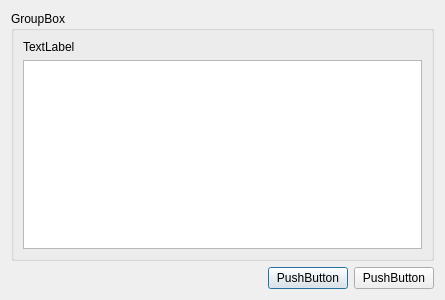
<?xml version="1.0" encoding="UTF-8"?>
<ui version="4.0">
 <class>Dialog</class>
 <widget class="QDialog" name="Dialog">
  <property name="geometry">
   <rect>
    <x>0</x>
    <y>0</y>
    <width>445</width>
    <height>300</height>
   </rect>
  </property>
  <property name="windowTitle">
   <string>Dialog</string>
  </property>
  <layout class="QGridLayout" name="gridLayout">
   <item row="2" column="0">
    <spacer name="horizontalSpacer">
     <property name="orientation">
      <enum>Qt::Orientation::Horizontal</enum>
     </property>
     <property name="sizeHint" stdset="0">
      <size>
       <width>262</width>
       <height>20</height>
      </size>
     </property>
    </spacer>
   </item>
   <item row="2" column="1">
    <widget class="QPushButton" name="pushButton">
     <property name="text">
      <string>PushButton</string>
     </property>
    </widget>
   </item>
   <item row="2" column="2">
    <widget class="QPushButton" name="pushButton_2">
     <property name="text">
      <string>PushButton</string>
     </property>
    </widget>
   </item>
   <item row="1" column="0" colspan="3">
    <widget class="QGroupBox" name="groupBox">
     <property name="title">
      <string>GroupBox</string>
     </property>
     <layout class="QGridLayout" name="gridLayout_2">
      <item row="1" column="0">
       <widget class="QListWidget" name="listWidget">
        <property name="acceptDrops">
         <bool>true</bool>
        </property>
       </widget>
      </item>
      <item row="0" column="0">
       <widget class="QLabel" name="label">
        <property name="text">
         <string>TextLabel</string>
        </property>
       </widget>
      </item>
     </layout>
    </widget>
   </item>
  </layout>
 </widget>
 <resources/>
 <connections/>
</ui>
